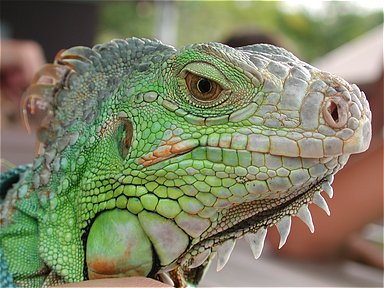
#> input picture test1.jpg, 384 x 288 px
$ jupyter execute --allow-errors CUDA_Python.ipynb   (shell and % lines are left out)   (older library calls are emulated)
#> lines starting #> are read from the running program, lines starting #| are printed output that depends on the picture
# CUDA科普课---带你走进GPU的并行世界

## 1.什么是CUDA？
- CUDA

  Compute Unified Device Architecture

- CUDA C/C++

  基于C/C++的编程方法
  支持异构编程的扩展方法
  简单明了的APIs，能够轻松的管理存储系统

- CUDA支持的编程语言：

  C/C++/Python/Fortran/Java/…….


## 2.适用设备:
- 所有包含NVIDIA GPU的服务器，工作站，个人电脑，嵌入式设备等电子设备
- 软件安装:

    Windows：https://docs.nvidia.com/cuda/cuda-installation-guide-microsoft-windows/index.html
	只需安装一个.exe的可执行程序

    Linux：https://docs.nvidia.com/cuda/cuda-installation-guide-linux/index.html
	按照上面的教程，需要6 / 7 个步骤即可

    Jetson： https://developer.nvidia.com/embedded/jetpack
	直接利用NVIDIA SDK Manager 或者 SD image进行刷机即可

通过下面的命令查看是否安装好CUDA

通过下面的命令查看是否有支持CUDA的 **NVIDIA GPU**

#### 3.GPU的硬件结构
下图所示的是GA100的硬件架构图，它包含了：
- 8192 FP32 CUDA Cores（用于计算的核心）
- 128个SM（SM指stream multiprocessor，即流多处理器，可以方便一块线程之间的协作）
- 每个SM包含64个FP32 CUDA Core，4个第三代Tensor Core

- Device

- SM

## 4.CUDA的线程层次
在计算机科学中，执行线程是可由调度程序独立管理的最小程序指令序列。
在GPU中，可以从多个层次管理线程：
- Thread: sequential execution unit
    所有线程执行相同的核函数
    并行执行
- Thread Block: a group of threads
    执行在一个Streaming Multiprocessor (SM)
    同一个Block中的线程可以协作
- Thread Grid: a collection of thread blocks
    一个Grid当中的Block可以在多个SM中执行


## 5.CUDA程序的编写
- kernel函数的实现
    需要在核函数之前加上 **@cuda.jit**标识符
```Python
    @cuda.jit
    def add_kernel(x, y, out):
```
- kernel函数的调用
    需要添加执行设置
    **add_kernel[blocks_per_grid, threads_per_block](x, y, out)**
    这里的blocks_per_grid代表Grid中block在x,y,z三个维度的数量
    这里的threads_per_block代表Block中thread在x,y,z三个维度的数量

## 6.CUDA线程索引
- 我们可以通过cuda.threadIdx，cuda.blockIdx，cuda.blockDim，cuda.gridDim来确定每个线程要处理的数据

## 7.实际编程
接下来我们来尝试编写第一个CUDA程序。我们来实现一个向量加法的例子，将两个包含1000000个元素的向量相加
当我们用CPU实现时：
```Python
def vecAdd (n, a, b, c)
    for i in range(n):
        c[i] = a[i] + b[i];
```
当我们用GPU实现时：
```Python
def add_kernel(x, y, out):
    tx = cuda.threadIdx.x # 当前线程在block中的索引值
    ty = cuda.blockIdx.x  # 当前线程所在block在grid中的索引值

    block_size = cuda.blockDim.x  # 每个block有多少个线程
    grid_size = cuda.gridDim.x    # 每个grid有多少个线程块

    start = tx + ty * block_size
    stride = block_size * grid_size

    for i in range(start, x.shape[0], stride):
        out[i] = x[i] + y[i]
```

执行下面的代码，来完成向量相加的例子

[cell 1]
from numba import cuda, float32

# [12 lines left out: function add_kernel, not called in this run]

[cell 2]
import numpy as np

n = 100000
x = np.arange(n).astype(np.float32)
y = 2 * x
out = np.empty_like(x)

threads_per_block = 128
blocks_per_grid = 30

#> (the rest of this cell did not finish here and is left out)

此时，我们看到在计算向量运算的时候，GPU比CPU有明显的速度优势
**虽然这个例子很简单，但是在我们的实际应用中却经常用到。
比如：我们在对拍好的照片进行美化的时候，需要将照片的亮度调整。那么此时，我们就需要对每一个像素点的数值进行增大或者缩小。如果我们把图片的所有像素值想象成我们上面处理的向量，利用CUDA就可以非常有效的进行加速**

**如上图所示，我们只需要让每个线程来调整一个像素中数值即可调整整张图片的亮度和对比度**
**接下来执行下面的代码，完成调整图片亮度的例子：**

第一步，完成CUDA核函数

[cell 3]
import cv2
import numba
import time
import math

#GPU function
# [13 lines left out: function process_gpu, not called in this run]

第二步，实现CPU端处理的代码

[cell 4]
#cpu function
def process_cpu(img):
    rows,cols,channels=img.shape
    for i in range(rows):
        for j in range(cols):
            for c in range(3):
                color=img[i,j][c]*2.0+30
                if color>255:
                    img[i,j][c]=255
                elif color<0:
                    img[i,j][c]=0
                else:
                    img[i,j][c]=color

第三步，定义main函数，利用opencv读取图片，并将它分别交给CPU和GPU进行处理

[cell 5]
def main_image_process():
    #Create an image.
    filename = 'test1.jpg'
    img = cv2.imread(filename)
#> img is the input picture: shape (288, 384, 3); mean B, G, R 100.7, 130.8, 127.4
    img2 = cv2.imread(filename)
    img = cv2.resize(img,(1000,1000),interpolation = cv2.INTER_AREA)
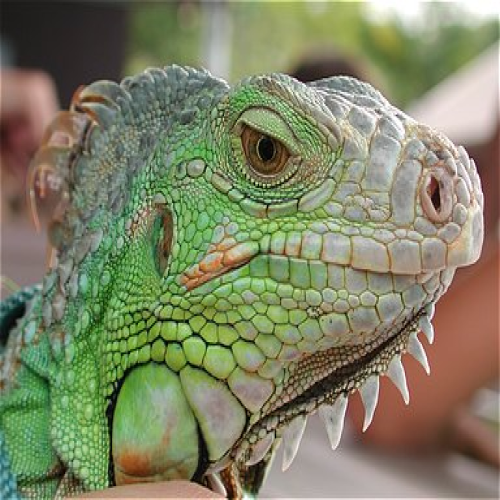
#> img: shape (1000, 1000, 3) (shown at 1/2 size); mean B, G, R 100.7, 130.8, 127.4
    img2 = cv2.resize(img,(1000,1000),interpolation = cv2.INTER_AREA)
    rows,cols,channels=img.shape
#> rows = 1000; cols = 1000; channels = 3
    dst_cpu = img.copy()
    dst_gpu = img.copy()
    start_cpu = time.time()
    process_cpu(img)
#> after the loop in process_cpu, `for i in range(rows):`:
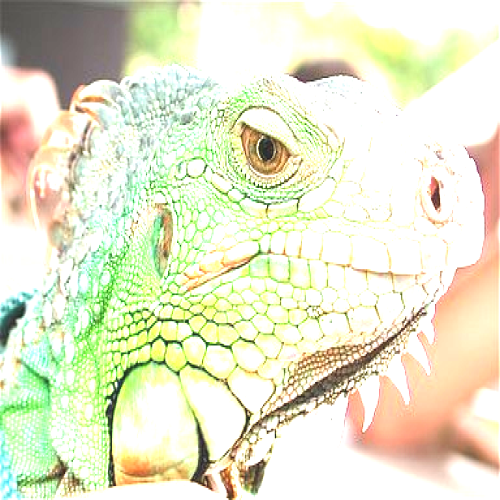
#> img: shape (1000, 1000, 3) (shown at 1/2 size); mean B, G, R 203.3, 231, 230.2
    end_cpu = time.time()
    time_cpu = (end_cpu-start_cpu)
    print("CPU process time: "+str(time_cpu))
    ##GPU function
    threadsperblock = (16,16)
    blockspergrid_x = int(math.ceil(rows/threadsperblock[0]))
#> blockspergrid_x = 63
    blockspergrid_y = int(math.ceil(cols/threadsperblock[1]))
#> blockspergrid_y = 63
    blockspergrid = (blockspergrid_x,blockspergrid_y)
#> blockspergrid = (63, 63)
    start_gpu = time.time()
    dImg = cuda.to_device(img2)
    cuda.synchronize()
    process_gpu[blockspergrid,threadsperblock](dImg,rows,cols,channels)
    cuda.synchronize()
    end_gpu = time.time()
    dst_gpu = dImg.copy_to_host()
    time_gpu = (end_gpu-start_gpu)
    print("GPU process time: "+str(time_gpu))
    #save
    cv2.imwrite("result_cpu.png",img)
    cv2.imwrite("result_gpu.png",dst_gpu)
    print("Done.")

第四步，执行，得到处理结果

[cell 6]
main_image_process()
#> (the call stopped at in main_image_process, `dImg = cuda.to_device(img2)`: numba is not available in this run)

此时，查看[result_cpu.png](result_cpu.png)和[result_gpu.png](result_gpu.png)。我们很清楚的看到，完成同样的事情并得到相同的结果，CPU比GPU用了更多的时间

## 8.矩阵相乘
完成上一个例子，您就已经能够进行简单的CUDA编程了。接下来我们体验一下难一点的例子，矩阵相乘。
矩阵操作在很多领域都有非常广泛的应用，比如在非常热门的卷积神经网络中的卷积操作，就可以利用矩阵乘来完成。接下来，我们就尝试利用CUDA来加速矩阵相乘的操作。
下面展示了如何利用CPU来完成矩阵相乘的操作

```Python
def matmul_cpu(A,B,C):
	for y in range(B.shape[1]):
		for x in range(A.shape[0]):
			tmp = 0
			for k in range(A.shape[1]):
				tmp += A[x,k]*B[k,y]
			C[x,y] = tmp
```

此时，我们看到，CPU代码的逻辑是，逐一求出结果矩阵P中的每一个元素的值。
而利用CUDA来加速时，我们要申请与C矩阵中元素个数相等的线程，每个线程来处理求一个C矩阵中的元素值，最终并行执行得到结果矩阵。

```Python
@cuda.jit
def matmul_gpu(A,B,C):
	row,col = cuda.grid(2)
	if row < C.shape[0] and col < C.shape[1]:
		tmp = 0.
		for k in range(A.shape[1]):
			tmp += A[row,k]*B[k,col]
		C[row,col] = tmp
```

**执行下面的代码，完成矩阵相乘的例子**

第一步，实现CPU端代码

[cell 7]
def matmul_cpu(A,B,C):
    for y in range(B.shape[1]):
        for x in range(A.shape[0]):
            tmp = 0
            for k in range(A.shape[1]):
                tmp += A[x,k]*B[k,y]
            C[x,y] = tmp

第二步，实现CUDA核函数

[cell 8]
# [8 lines left out: function matmul_gpu, not called in this run]

第三步，利用SM中的Shared memory来优化核函数

[cell 9]
TPB = 16
# [19 lines left out: function matmul_shared_mem, not called in this run]

第四步，定义main函数，在这部中，我们初始化A，B矩阵，并将数据传输给GPU

[cell 10]
def main_matrix_mul():
    TPB = 16
    A = np.full((TPB*10,TPB*10), 3.0, np.float)
    B = np.full((TPB*10,TPB*10), 4.0, np.float)
    C_cpu = np.full((A.shape[0],B.shape[1]), 0, np.float)

    #Start in CPU
    print("Start processing in CPU")
    start_cpu = time.time()
    matmul_cpu(A,B,C_cpu)
    end_cpu = time.time()
    time_cpu = (end_cpu - start_cpu)
    print("CPU time: "+str(time_cpu))

    #Start in GPU
    A_global_mem = cuda.to_device(A)
    B_global_mem = cuda.to_device(B)

    C_global_mem = cuda.device_array((A.shape[0],B.shape[1]))
    C_shared_mem = cuda.device_array((A.shape[0],B.shape[1]))

    threadsperblock = (TPB, TPB)
    blockspergrid_x = int(math.ceil(A.shape[0]/threadsperblock[0]))
    blockspergrid_y = int(math.ceil(A.shape[1]/threadsperblock[1]))
    blockspergrid = (blockspergrid_x,blockspergrid_y)

    print("Start processing in GPU")
    start_gpu = time.time()
    matmul_gpu[blockspergrid, threadsperblock](A_global_mem,B_global_mem,C_global_mem)
    cuda.synchronize()
    end_gpu = time.time()
    time_gpu = (end_gpu - start_gpu)
    print("GPU time(global memory):"+str(time_gpu))
    C_global_gpu = C_global_mem.copy_to_host()

    print("Start processing in GPU (shared memory)")
    start_gpu = time.time()
    matmul_shared_mem[blockspergrid, threadsperblock](A_global_mem,B_global_mem,C_global_mem)
    cuda.synchronize()
    end_gpu = time.time()
    time_gpu = (end_gpu - start_gpu)
    print("GPU time(shared memory):"+str(time_gpu))
    C_shared_gpu = C_shared_mem.copy_to_host

第五步，执行main函数，对比使用不同的方法来加速矩阵乘的速度差异

[cell 11]
main_matrix_mul()
#> (the call stopped at in main_matrix_mul, `A_global_mem = cuda.to_device(A)`: numba is not available in this run)

此时，我们可以看到，GPU比CPU有明显的速度优势。这样，我们如果在人工智能或者深度学习中利用GPU进行加速，就可以取得非常大的性能优势

**接下来，我们再看一个利用卷积操作对图像进行模糊的例子**

请连续执行下面三个代码块

[cell 12]
# [16 lines left out: function convolve, not called in this run]

[cell 13]
def main_convolve():
    filename = 'test1.jpg'
    img = cv2.imread(filename).astype(np.float32)
#> img: shape (288, 384, 3) float32
    dImg = cuda.to_device(img)
    result = cuda.to_device(img)
    rows,cols,channels=img.shape
    dst_gpu = img.copy()

    mask = np.random.rand(13, 13).astype(np.float32)
    mask /= mask.sum()

    ##GPU function
    threadsperblock = (16,16)
    blockspergrid_x = int(math.ceil(rows/threadsperblock[0]))
    blockspergrid_y = int(math.ceil(cols/threadsperblock[1]))
    blockspergrid = (blockspergrid_x,blockspergrid_y)
    cuda.synchronize()
    start_gpu = time.time()
    convolve[blockspergrid,threadsperblock](result,mask,dImg)
    cuda.synchronize()
    end_gpu = time.time()
    result_gpu = result.copy_to_host()
    time_gpu = (end_gpu-start_gpu)
    print("GPU process time: "+str(time_gpu))
    #save
    cv2.imwrite("result_gpu_convolve.png",result_gpu)
    print("Done.")

[cell 14]
main_convolve()
#> (the call stopped at in main_convolve, `dImg = cuda.to_device(img)`: numba is not available in this run)
